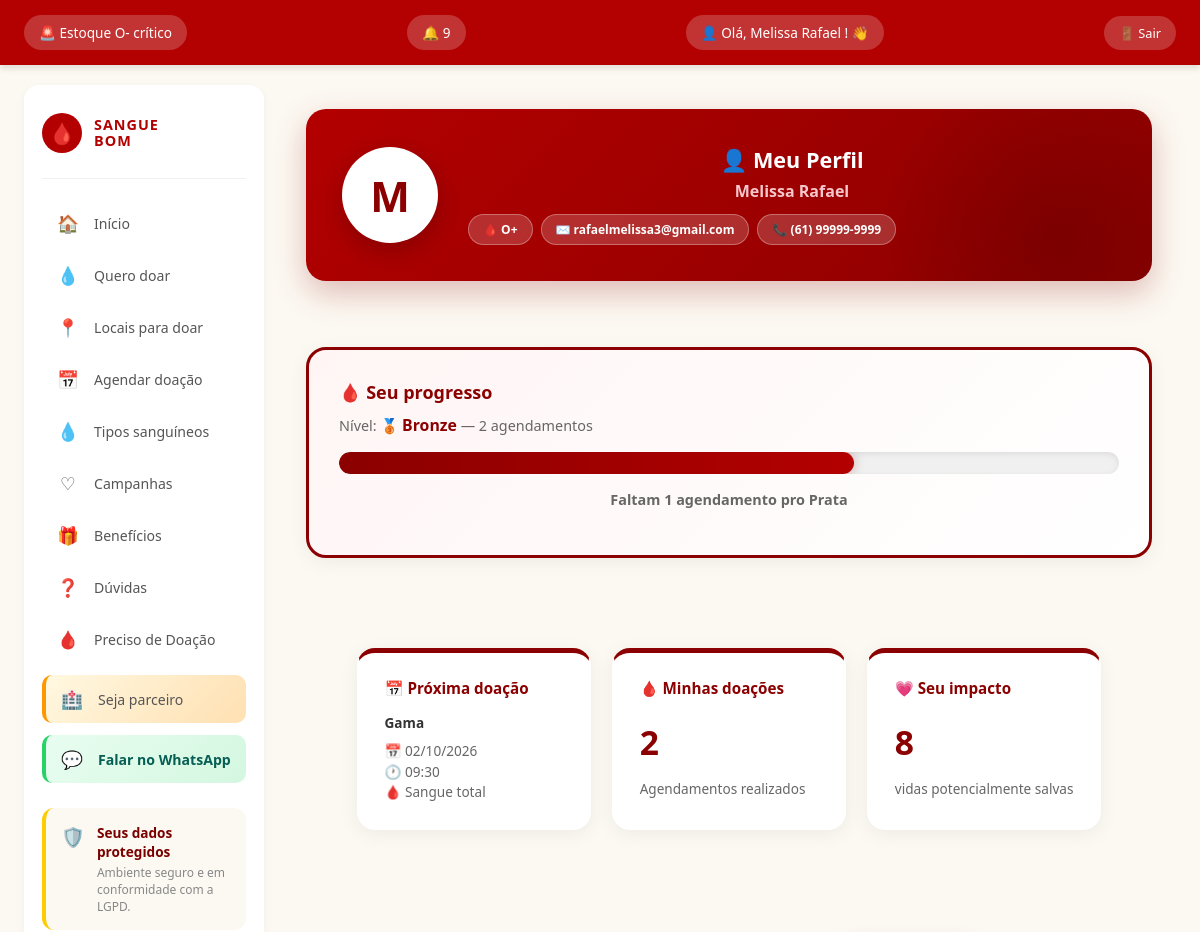
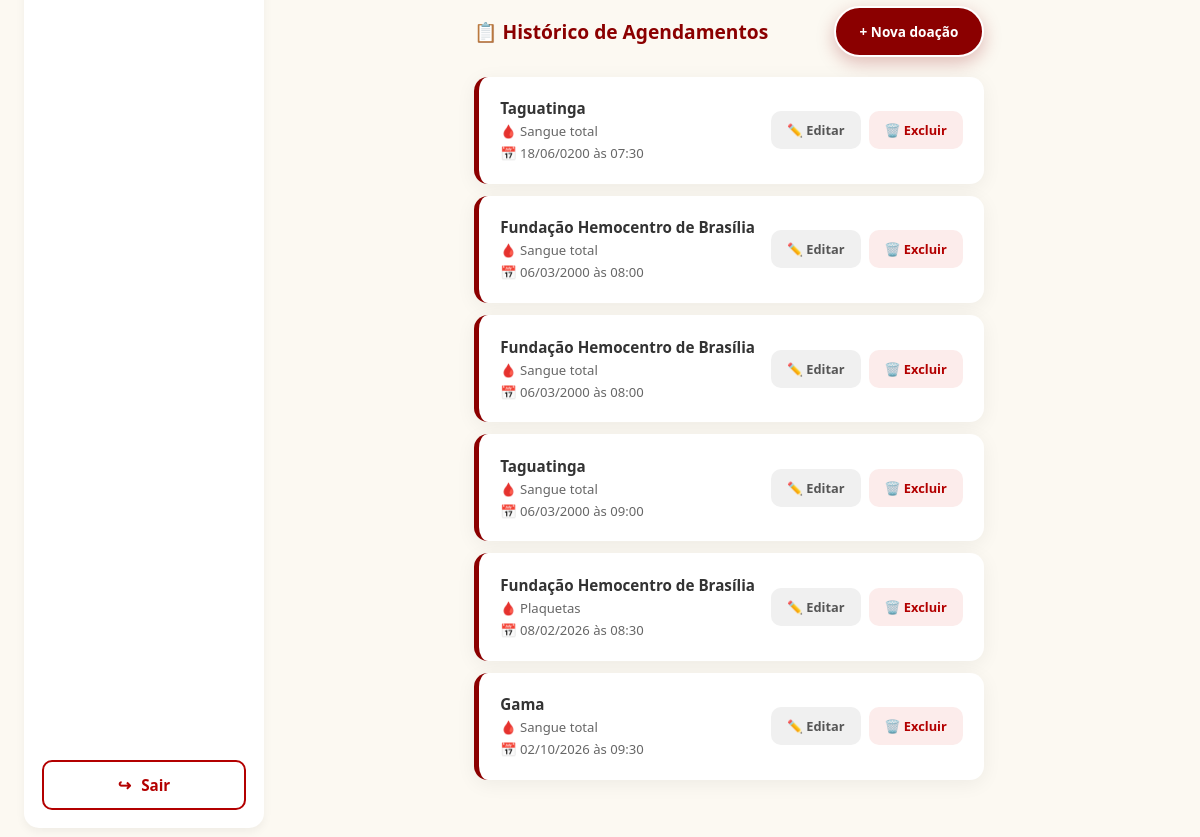
The page /meu_perfil/ (signed in) on the database its author committed (2 pictures, top to bottom).
### membros/models.py (models this page shows, shortened)
class Doador(models.Model):
    usuario = models.OneToOneField(
        User,
        on_delete=models.CASCADE,
        null=True,
        blank=True
    )
    nome = models.CharField(max_length=100)
    email = models.EmailField()
    cpf = models.CharField(max_length=14, unique=True, null=True, blank=True)
    telefone = models.CharField(max_length=20)
    sexo = models.CharField(max_length=20, blank=True)
    tipo_sanguineo = models.CharField(max_length=3)
    data_nascimento = models.DateField()
    cidade = models.CharField(max_length=100, blank=True)
    estado = models.CharField(max_length=2, blank=True)

class Agendamento(models.Model):
    STATUS = [
        ('agendado', '⏳ Agendado'),
        ('realizado', '✅ Realizado'),
        ('cancelado', '❌ Cancelado'),
        ('faltou', '⚠️ Faltou'),
    ]
    doador = models.ForeignKey(Doador, on_delete=models.CASCADE)
    hemocentro = models.ForeignKey(Hemocentro, on_delete=models.CASCADE)
    base = models.CharField(max_length=100)
    data = models.DateField()
    horario = models.TimeField()
    tipo_doacao = models.CharField(max_length=30)
    status = models.CharField(
        max_length=20,
        choices=STATUS,
        default='agendado'
    )

class Hemocentro(models.Model):
    usuario = models.OneToOneField(
        User,
        on_delete=models.CASCADE,
        null=True,
        blank=True,
        related_name='hemocentro'
    )
    nome = models.CharField(max_length=100)
    endereco = models.CharField(max_length=200)
    bairro = models.CharField(max_length=100)
    cidade = models.CharField(max_length=100)
    cep = models.CharField(max_length=10)
    telefone = models.CharField(max_length=20)
    email = models.EmailField()
    horario_abertura = models.TimeField()
    horario_fechamento = models.TimeField()
    dias_atendimento = models.CharField(max_length=100)
    descricao = models.TextField(blank=True)
    ativo = models.BooleanField(default=True)

### membros/views.py (the view)
@login_required(login_url='login')
def meu_perfil(request):
    if request.user.is_staff:
        return redirect('relatorios')
    if hasattr(request.user, 'hemocentro'):
        return redirect('painel_hemocentro')
    doador = get_object_or_404(Doador, usuario=request.user)
    agendamentos = Agendamento.objects.filter(
        doador=doador
    ).order_by('data', 'horario')
    total_agendamentos = agendamentos.filter(status='realizado').count()
    hoje = timezone.localdate()
    proximo_agendamento = agendamentos.filter(
        data__gte=hoje
    ).order_by('data', 'horario').first()
    if total_agendamentos >= 6:
        nivel = 'Ouro'
        proximo_nivel = None
        faltam = 0
        progresso = 100
    elif total_agendamentos >= 3:
        nivel = 'Prata'
        proximo_nivel = 'Ouro'
        faltam = 6 - total_agendamentos
        progresso = int((total_agendamentos / 6) * 100)
    else:
        nivel = 'Bronze'
        proximo_nivel = 'Prata'
        faltam = 3 - total_agendamentos
        progresso = int((total_agendamentos / 3) * 100)
    return render(request, 'meu_perfil.html', {
        'doador': doador,
        'agendamentos': agendamentos,
        'total_agendamentos': total_agendamentos,
        'vidas_salvas': total_agendamentos * 4,
        'proximo_agendamento': proximo_agendamento,
        'nivel': nivel,
        'proximo_nivel': proximo_nivel,
        'faltam': faltam,
        'progresso': progresso,
        'lateral_direita': False,
    })

### membros/context_processors.py (called while the page is built)
def notificacoes_nao_lidas(request):
    if request.user.is_authenticated:
        try:
            doador = Doador.objects.get(usuario=request.user)
            total = Notificacao.objects.filter(doador=doador, lida=False).count()
            return {'notificacoes_nao_lidas': total}
        except Doador.DoesNotExist:
            return {'notificacoes_nao_lidas': 0}
    return {'notificacoes_nao_lidas': 0}

### templates/meu_perfil.html
{% extends 'base.html' %}
{% load static %}
{% block content %}
    <link rel="stylesheet" href="{% static 'css/perfil.css' %}">
    <section class="perfil-header">
        <div class="perfil-avatar">
            {{ doador.nome|first|upper }}
        </div>
        <div class="perfil-info-header">
            <h1>👤 Meu Perfil</h1>
            <p class="perfil-nome">{{ doador.nome }}</p>
            <div class="perfil-badges">
                <span class="badge">🩸 {{ doador.tipo_sanguineo }}</span>
                <span class="badge">✉️ {{ doador.email }}</span>
                {% if doador.telefone %}
                    <span class="badge">📞 {{ doador.telefone }}</span>
                {% endif %}
            </div>
        </div>
    </section>
    <section class="progresso-box">
        <h2>🩸 Seu progresso</h2>
        <p>
            Nível:
            {% if nivel == 'Bronze' %}🥉{% elif nivel == 'Prata' %}🥈{% else %}🥇{% endif %}
            <strong>{{ nivel }}</strong>
            — {{ total_agendamentos }} agendamento{{ total_agendamentos|pluralize }}
        </p>
        <div class="barra">
            <div class="barra-preenchida" style="width: {{ progresso }}%"></div>
        </div>
        {% if proximo_nivel %}
            <p class="faltam">Faltam {{ faltam }} agendamento{{ faltam|pluralize }} pro {{ proximo_nivel }}</p>
        {% else %}
            <p class="faltam">🏆 Você atingiu o nível máximo!</p>
        {% endif %}
    </section>
    <section>
        <div class="cards">
            <div class="card">
                <h3>📅 Próxima doação</h3>
                {% if proximo_agendamento %}
                    <p>
                        <strong>{{ proximo_agendamento.hemocentro.nome }}</strong>
                    </p>
                    <p>
                        📅 {{ proximo_agendamento.data|date:"d/m/Y" }}<br>
                        🕐 {{ proximo_agendamento.horario|time:"H:i" }}<br>
                        🩸 {{ proximo_agendamento.tipo_doacao }}
                    </p>
                {% else %}
                    <p>✅ Liberado!</p>
                    <p>Você ainda não tem agendamentos futuros. Já pode doar 😊</p>
                {% endif %}
            </div>
            <div class="card">
                <h3>🩸 Minhas doações</h3>
                <p class="card-numero">{{ total_agendamentos }}</p>
                <p>Agendamentos realizados</p>
            </div>
            <div class="card">
                <h3>💗 Seu impacto</h3>
                <p class="card-numero">{{ vidas_salvas }}</p>
                <p>vidas potencialmente salvas</p>
            </div>
        </div>
    </section>
    <section>
        <div class="perfil-secao-header">
            <h2>📋 Histórico de Agendamentos</h2>
            <a href="{% url 'agendar_doacao' %}" class="botao-doar">
                + Nova doação
            </a>
        </div>
        {% if agendamentos %}
            <div class="perfil-lista">
                {% for agendamento in agendamentos %}
                    <div class="perfil-item">
                        <div class="perfil-item-info">
                            <strong>{{ agendamento.hemocentro.nome }}</strong>
                            <span>
                                🩸 {{ agendamento.tipo_doacao }}
                            </span>
                            <span>
                                📅 {{ agendamento.data|date:"d/m/Y" }}
                                às {{ agendamento.horario|time:"H:i" }}
                            </span>
                        </div>
                        <div class="perfil-item-botoes">
                            <a href="{% url 'editar_agendamento' agendamento.id %}" class="btn-editar">
                                ✏️ Editar
                            </a>
                            <a href="{% url 'excluir_agendamento' agendamento.id %}" class="btn-excluir">
                                🗑️ Excluir
                            </a>
                        </div>
                    </div>
                {% endfor %}
            </div>
        {% else %}
            <p class="perfil-vazio">
                Você ainda não possui agendamentos registrados.
            </p>
        {% endif %}
    </section>
{% endblock %}

### templates/base.html (shortened to what this page needs)
{% load static %}
<!DOCTYPE html>
<html lang="pt-br">
<head>
    <link rel="stylesheet" href="{% static 'css/base.css' %}">
</head>
<body>
    <header>
        {% if not user.is_staff and not user.hemocentro %}
            <a href="{% url 'locais_para_doar' %}" class="header-alerta">
                <h2>🚨 Estoque O- crítico</h2>
            </a>
            <a href="{% url 'notificacoes' %}" class="header-sino" title="Notificações">
                <h2>
                    🔔
                    {% if notificacoes_nao_lidas > 0 %}
                        <span class="badge-sino">{{ notificacoes_nao_lidas }}</span>
                    {% endif %}
                </h2>
            </a>
        {% endif %}
        {% if user.is_authenticated %}
            <a href="{% url 'meu_perfil' %}" class="header-user" title="Meu Perfil">
                <h2>👤 Olá,
                    {% if user.is_staff %}
                        {{ user.username }}
                    {% elif user.hemocentro %}
                        {{ user.hemocentro.nome }}
                    {% elif user.doador %}
                        {{ user.doador.nome }}
                    {% elif user.first_name %}
                        {{ user.first_name }}
                    {% else %}
                        {{ user.username }}
                    {% endif %}! 👋
                </h2>
            </a>
            <a href="{% url 'logout' %}" class="header-sair">🚪 Sair</a>
        {% else %}
            <h2>👤 Olá, visitante! 👋</h2>
            <a href="{% url 'login' %}" class="header-entrar">🔐 Entrar</a>
        {% endif %}
    </header>
    <div class="app-container {% if not lateral_direita %}sem-lateral{% endif %}">
        <aside class="lateral-esquerda">
            <div class="logo-menu">
                <div class="logo-icone">🩸</div>
                <div class="logo-texto">
                    <strong>SANGUE</strong>
                    <strong>BOM</strong>
                </div>
            </div>
            <nav class="menu-nav">
                {% if not user.is_staff and not user.hemocentro %}
                    <a href="{% url 'home' %}" class="menu-item {% if request.path == '/' or request.path == '/home/' %}ativo{% endif %}">
                        <span class="menu-item-icone">🏠</span>
                        <span class="menu-item-texto">Início</span>
                    </a>
                    <a href="{% url 'quero_doar' %}" class="menu-item {% if request.path == '/quero_doar/' %}ativo{% endif %}">
                        <span class="menu-item-icone">💧</span>
                        <span class="menu-item-texto">Quero doar</span>
                    </a>
                    <a href="{% url 'locais_para_doar' %}" class="menu-item {% if request.path == '/locais_para_doar/' %}ativo{% endif %}">
                        <span class="menu-item-icone">📍</span>
                        <span class="menu-item-texto">Locais para doar</span>
                    </a>
                    <a href="{% url 'agendar_doacao' %}" class="menu-item {% if '/agendar_doacao/' in request.path or '/agendamentos/' in request.path %}ativo{% endif %}">
                        <span class="menu-item-icone">📅</span>
                        <span class="menu-item-texto">Agendar doação</span>
                    </a>
                    <a href="{% url 'tipos_sanguineos' %}" class="menu-item {% if request.path == '/tipos_sanguineos/' %}ativo{% endif %}">
                        <span class="menu-item-icone">💧</span>
                        <span class="menu-item-texto">Tipos sanguíneos</span>
                    </a>
                    <a href="{% url 'campanhas' %}" class="menu-item {% if request.path == '/campanhas/' %}ativo{% endif %}">
                        <span class="menu-item-icone">♡</span>
                        <span class="menu-item-texto">Campanhas</span>
                    </a>
                    <a href="{% url 'beneficios' %}" class="menu-item {% if request.path == '/beneficios/' %}ativo{% endif %}">
                        <span class="menu-item-icone">🎁</span>
                        <span class="menu-item-texto">Benefícios</span>
                    </a>
                    <a href="{% url 'duvidas' %}" class="menu-item {% if request.path == '/duvidas/' %}ativo{% endif %}">
                        <span class="menu-item-icone">❓</span>
                        <span class="menu-item-texto">Dúvidas</span>
                    </a>
                    <a href="{% url 'preciso_doacao' %}" class="menu-item {% if '/preciso-doacao/' in request.path %}ativo{% endif %}">
                        <span class="menu-item-icone">🩸</span>
                        <span class="menu-item-texto">Preciso de Doação</span>
                    </a>
                    <a href="{% url 'parceria' %}" class="menu-item {% if '/parceria/' in request.path %}ativo{% endif %}">
                        <span class="menu-item-icone">🏥</span>
                        <span class="menu-item-texto">Seja parceiro</span>
                    </a>
                    <a href="https://wa.me/556199999?text=Ol%C3%A1!%20Tenho%20uma%20d%C3%BAvida%20sobre%20o%20Sangue%20Bom"
                       target="_blank" rel="noopener" class="menu-item menu-item-wpp">
                        <span class="menu-item-icone">💬</span>
                        <span class="menu-item-texto">Falar no WhatsApp</span>
                    </a>
                {% endif %}
            </nav>
            <div class="dados-protegidos">
                <div class="dados-protegidos-icone">🛡️</div>
                <div class="dados-protegidos-texto">
                    <strong>Seus dados protegidos</strong>
                    <p>Ambiente seguro e em conformidade com a LGPD.</p>
                </div>
            </div>
            <div class="area-btn-sair">
                {% if user.is_authenticated %}
                    <a href="{% url 'logout' %}" class="btn-sair">
                        <span class="btn-sair-icone">↪</span>
                        <span>Sair</span>
                    </a>
                {% else %}
                    <a href="{% url 'login' %}" class="btn-sair">
                        <span class="btn-sair-icone">↪</span>
                        <span>Entrar</span>
                    </a>
                {% endif %}
            </div>
        </aside>
        <main>
            {% block content %}
            {% endblock %}
        </main>
    </div>
</body>
</html>

### rows shown on the page
Doador: nome|first "M", nome "Melissa Rafael", tipo_sanguineo "O+", email "rafaelmelissa3@gmail.com", telefone "(61) 99999-9999"
Agendamento: hemocentro.nome "Gama", data "02/10/2026", horario "09:30", tipo_doacao "Sangue total"
Agendamento: hemocentro.nome "Taguatinga", tipo_doacao "Sangue total", data "18/06/0200", horario "07:30"
Agendamento: hemocentro.nome "Fundação Hemocentro de Brasília", tipo_doacao "Sangue total", data "06/03/2000", horario "08:00"
Agendamento: hemocentro.nome "Fundação Hemocentro de Brasília", tipo_doacao "Sangue total", data "06/03/2000", horario "08:00"
Agendamento: hemocentro.nome "Taguatinga", tipo_doacao "Sangue total", data "06/03/2000", horario "09:00"
Agendamento: hemocentro.nome "Fundação Hemocentro de Brasília", tipo_doacao "Plaquetas", data "08/02/2026", horario "08:30"

### other values the page prints
{{ notificacoes_nao_lidas }} "9"
{{ user.doador.nome }} "Melissa Rafael"
{{ nivel }} "Bronze"
{{ total_agendamentos }} "2"
{{ faltam }} "1"
{{ proximo_nivel }} "Prata"
{{ vidas_salvas }} "8"
